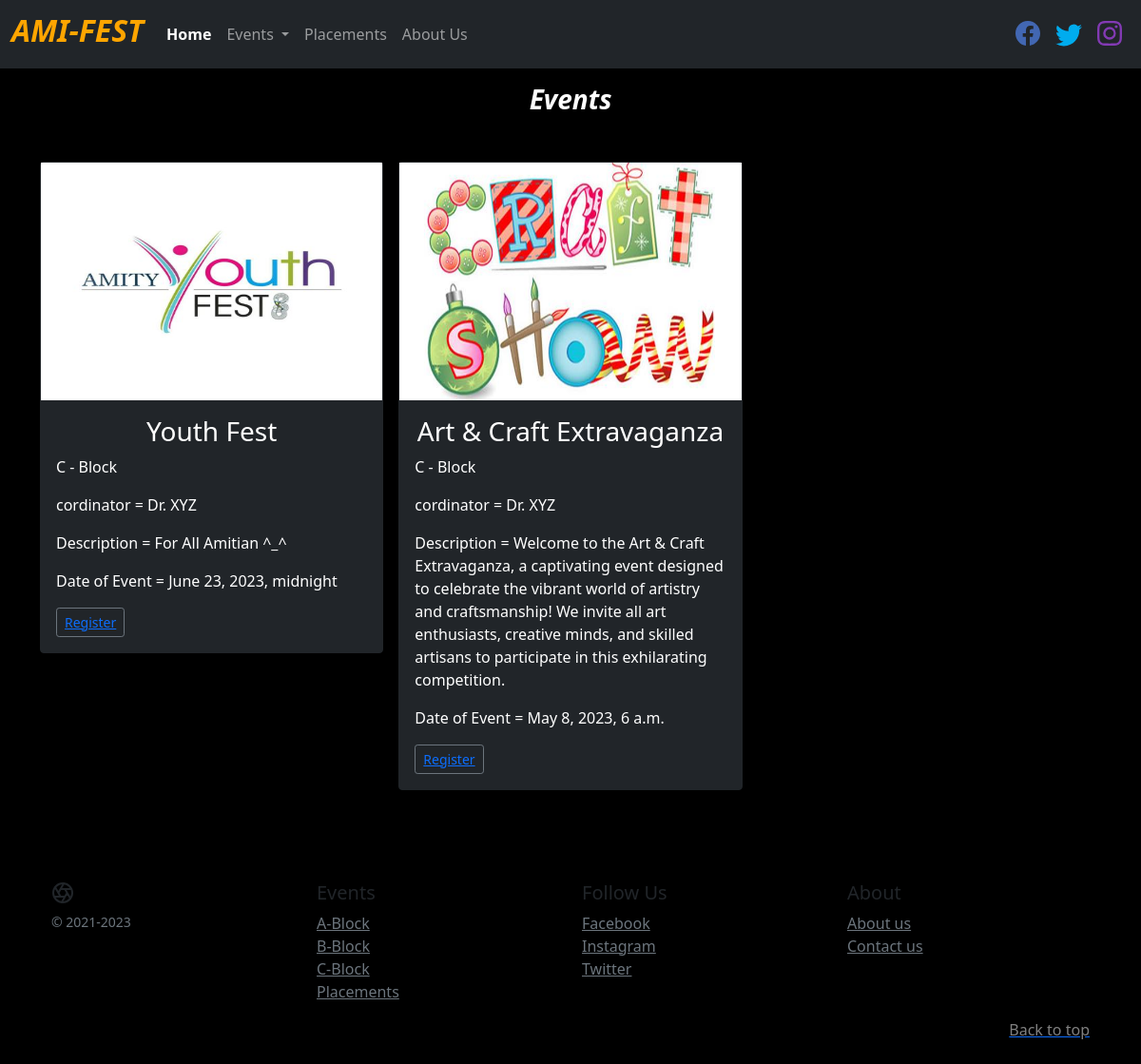
Screenshot of /cblock with the database file from the repository.
### FEST/models.py (models this page shows, shortened)
class Event(models.Model):
    Image = models.ImageField(upload_to='pics')
    Date  =  models.DateTimeField('Date', blank=False)
    Name = models.TextField(max_length=30)
    Block = models.CharField(max_length=1,choices = BLOCK_CHOICES, default='A')
    cordinator = models.CharField(max_length=25)
    Discription = models.TextField(max_length=300)

### FEST/views.py (the view)
# urls.py: path('cblock', views.cblock, name='cblock'),
def cblock(request):
    return render(request, 'cblock.html', {'events': events.filter(Block ='C')})

### templates/cblock.html (shortened to what this page needs)
{% extends 'nav.html' %}
{% block body %}
<div class="container my-3">
<h3><font color="white"><i><b>Events</b></i></font></h3>
</div>
  <div class="container my-5">
    <div class="row row-cols-1 row-cols-sm-2 row-cols-md-3 g-3">
      {% for event in events %}
      <div class="col">
        <div class="card text-white bg-dark card border-dark">
          <img  height="250px" width=auto  src="{{event.Image.url}}" alt="">
          <div class="card-body">
            <h3 class="card-text">{{event.Name}}</h3>
            <p class="card-text">{{event.Block}} - Block</p>
            <p class="card-text">cordinator = {{event.cordinator}}</p>
            <p class="card-text">Description = {{event.Discription}}</p>
            <p class="card-text">Date of Event = {{event.Date}}</p>
            <div class="d-flex justify-content-between align-items-center">
              <div class="btn-group">
                <button type="button" class="btn btn-sm btn-outline-secondary"><a href="/register">Register </a> </button>
              </div>
            </div>
          </div>
        </div>
      </div>
      {% endfor %}
    </div>
  </div>
{% endblock body %}

### templates/cblock.html (style rules this page uses)
h3 { text-align: center; }

### rows the page displays
Event: Image (picture), Name "Youth Fest", Block "C", cordinator "Dr. XYZ", Discription "For All Amitian ^_^", Date "June 23, 2023, midnight"
Event: Image (picture), Name "Art & Craft Extravaganza", Block "C", cordinator "Dr. XYZ", Discription "Welcome to the Art & Craft Extravaganza, a captivating event designed to celebrate the vibrant world of artistry and craftsmanship! We invite all art enthusiasts, creative minds, and skilled artisans to participate in this exhilarating competition.", Date "May 8, 2023, 6 a.m."
